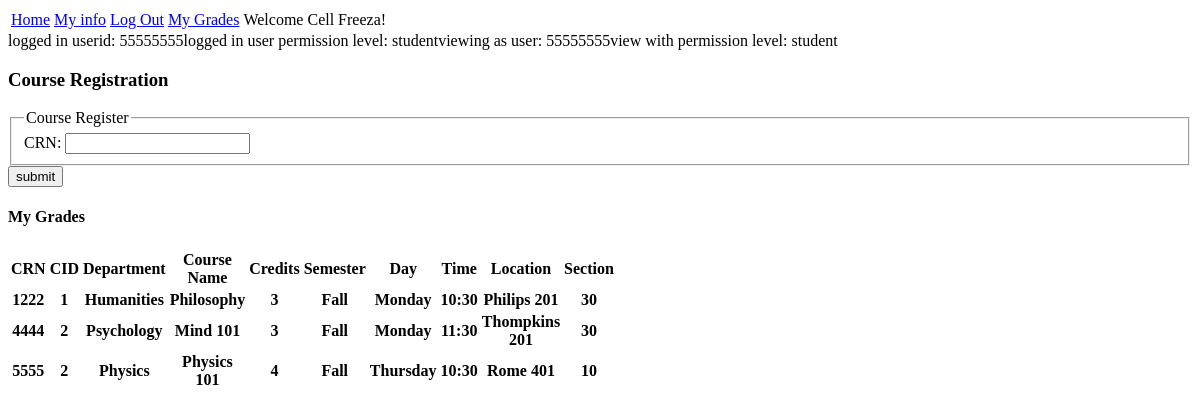
/register.php (signed in), run on an earlier commit of the app's database.
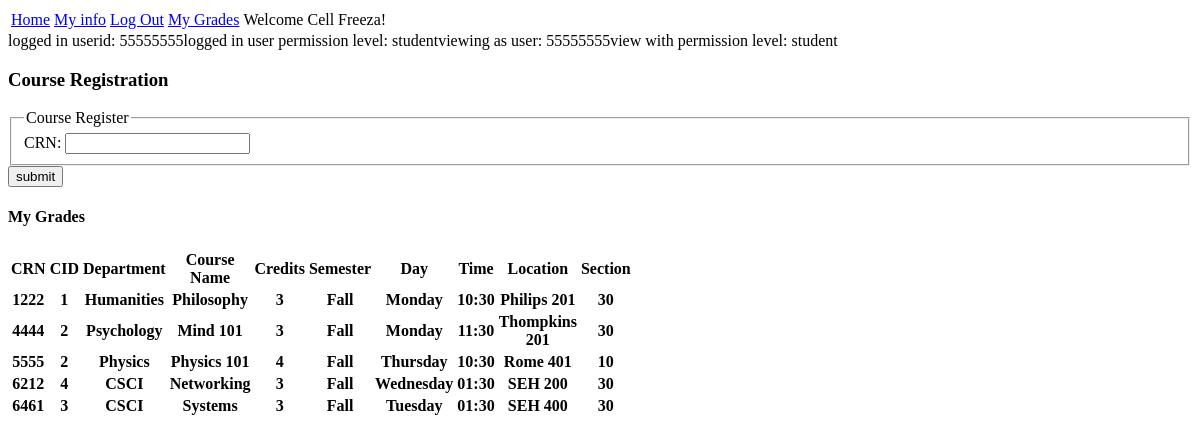
And on a later commit of the database.
### tables this page shows
CREATE TABLE `coursedata` (
  `crn` int PRIMARY KEY,
  `cid` int,
  `dept` varchar(40),
  `name` varchar(40),
  `credits` int(2),
  `semester` varchar(8),
  `instructorid` int(8)
);

CREATE TABLE `course` (
  `crn` int PRIMARY KEY AUTO_INCREMENT,
  `day` varchar(10),
  `time` varchar(10),
  `location` varchar(25),
  `section` int
);

### register.php (the view, shortened to what this page needs)
<?php
require_once("navbar.php");
?>
<html><h3>Course Registration</h3>
<body onload='navbar();'>
<?php
$dbc = mysqli_connect(DB_HOST, DB_USER, DB_PASSWORD, DB_NAME);
?>
<form method="post" action="<?php echo $_SERVER['PHP_SELF']; ?>">
    <fieldset>
      <legend>Course Register</legend>
      <label for="CRN">CRN:</label>
      <input type="text" name="CRN" />
    </fieldset>
    <input type="submit" value="submit" name="Register" />
  </form>
  </body>
  </html>
  <?php
  $query = "SELECT * FROM coursedata join course on course.crn = coursedata.crn";
$data = mysqli_query($dbc, $query);
?>
<html>
<body onload="navbar();">
</body>
<H4>My Grades</H4>
<table style="width:50%">
  <tr>
    <th>CRN</th>
    <th>CID</th>
    <th>Department</th>
    <th>Course Name</th>
    <th>Credits</th>
    <th>Semester</th>
    <th>Day</th>
    <th>Time</th>
    <th>Location</th>
    <th>Section</th>
  </tr>
      <?php while( $row = mysqli_fetch_array($data)) { ?>
  <tr>
    <th><?php echo ''. $row['crn'] ?></th>
    <th><?php echo ''. $row['cid']; ?></th>
    <th><?php echo ''. $row['dept']?></th>
    <th><?php echo ''. $row['name']?></th>
    <th><?php echo ''. $row['credits']?></th>
    <th><?php echo ''. $row['semester']?></th>
    <th><?php echo ''. $row['day']?></th>
    <th><?php echo ''. $row['time']?></th>
    <th><?php echo ''. $row['location']?></th>
    <th><?php echo ''. $row['section']?></th>
  </tr>
<?php } ?>
</table>
</html>

### navbar.php (shortened to what this page needs)
<?php
	if(isset($_SESSION['type']) && $_SESSION['type'] == 'admin'){
		if($_SESSION['viewuid'] == $_SESSION['uid']){
			debuginfo();
			setsysadmin(false);
		}
		else{
			if($_SESSION['viewtype'] ==  'admin'){
				debuginfo();
				setsysadmin(true);
			}
			if($_SESSION['viewtype'] == 'gradsec'){
				debuginfo();
				setgradsec(true);
			}
			if($_SESSION['viewtype'] ==  'faculty'){
				debuginfo();
				setfaculty(true);
			}
			if($_SESSION['viewtype'] == 'student'){
				debuginfo();
				setstudent(true);
			}
		}
	}
	else if(isset($_SESSION['type']) && $_SESSION['type'] == 'faculty' ){
		debuginfo();
		setfaculty(false);
	}
	else if(isset($_SESSION['type']) && $_SESSION['type'] == 'student'){
		debuginfo();
	}
	else{
		echo "no pages";
		$navbar = array();
		$navbar[0] = "Not logged in test";
		$navbar[1] = "#";
		$_SESSION['navbar'] = $navbar;
	}
	function debuginfo(){
		echo "logged in userid: " . $_SESSION['uid'];
		echo "logged in user permission level: " . $_SESSION['type'];
		echo "viewing as user: " . $_SESSION['viewuid'];
		echo "view with permission level: " . $_SESSION['viewtype'];
	}
?>

What changed in the data, as far as the page shows it:
added coursedata: course.crn "6212", cid "4", dept "CSCI", name "Networking", credits "3", semester "Fall", course.day "Wednesday", course.time "01:30", course.location "SEH 200", course.section "30"
added coursedata: course.crn "6461", cid "3", dept "CSCI", name "Systems", credits "3", semester "Fall", course.day "Tuesday", course.time "01:30", course.location "SEH 400", course.section "30"
